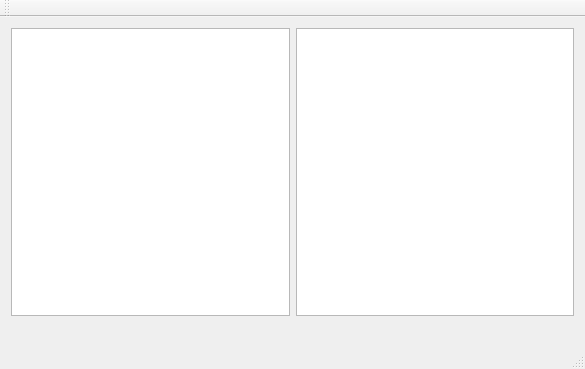
<?xml version="1.0" encoding="UTF-8"?>
<ui version="4.0">
 <class>MainWindow</class>
 <widget class="QMainWindow" name="MainWindow">
  <property name="geometry">
   <rect>
    <x>0</x>
    <y>0</y>
    <width>585</width>
    <height>369</height>
   </rect>
  </property>
  <property name="windowTitle">
   <string>MainWindow</string>
  </property>
  <widget class="QWidget" name="centralWidget">
   <layout class="QGridLayout" name="gridLayout">
    <item row="0" column="0">
     <layout class="QVBoxLayout" name="verticalLayout">
      <item>
       <layout class="QHBoxLayout" name="horizontalLayout">
        <item>
         <widget class="QPlainTextEdit" name="txtParserInput"/>
        </item>
        <item>
         <widget class="QPlainTextEdit" name="txtResult"/>
        </item>
       </layout>
      </item>
      <item>
       <widget class="QLabel" name="lblParserOutput">
        <property name="text">
         <string/>
        </property>
       </widget>
      </item>
     </layout>
    </item>
   </layout>
  </widget>
  <widget class="QMenuBar" name="menuBar">
   <property name="geometry">
    <rect>
     <x>0</x>
     <y>0</y>
     <width>585</width>
     <height>25</height>
    </rect>
   </property>
  </widget>
  <widget class="QToolBar" name="mainToolBar">
   <attribute name="toolBarArea">
    <enum>TopToolBarArea</enum>
   </attribute>
   <attribute name="toolBarBreak">
    <bool>false</bool>
   </attribute>
  </widget>
  <widget class="QStatusBar" name="statusBar"/>
 </widget>
 <layoutdefault spacing="6" margin="11"/>
 <resources/>
 <connections/>
</ui>
